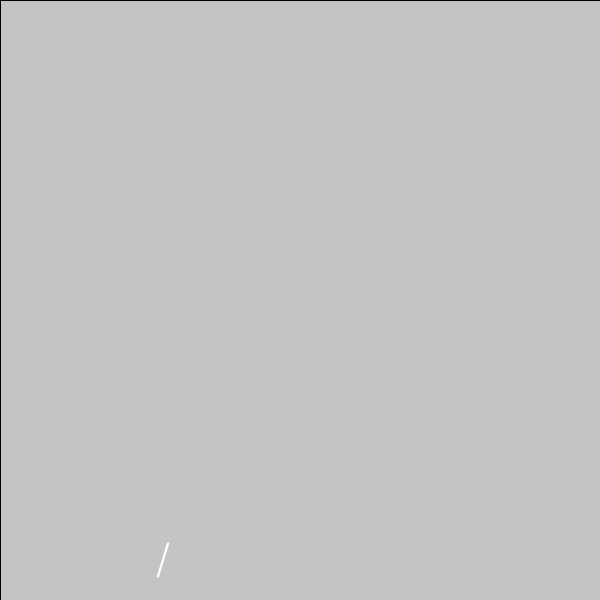
Frame 1 (no input)
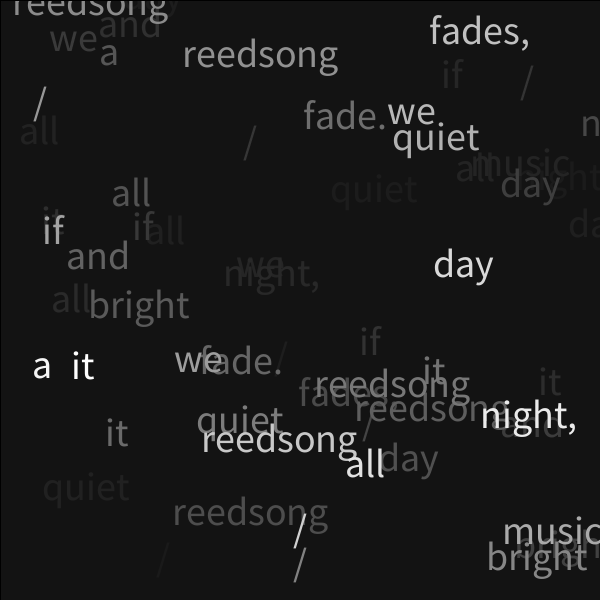
Frame 60 (the mouse pressed at the canvas centre just before this capture)
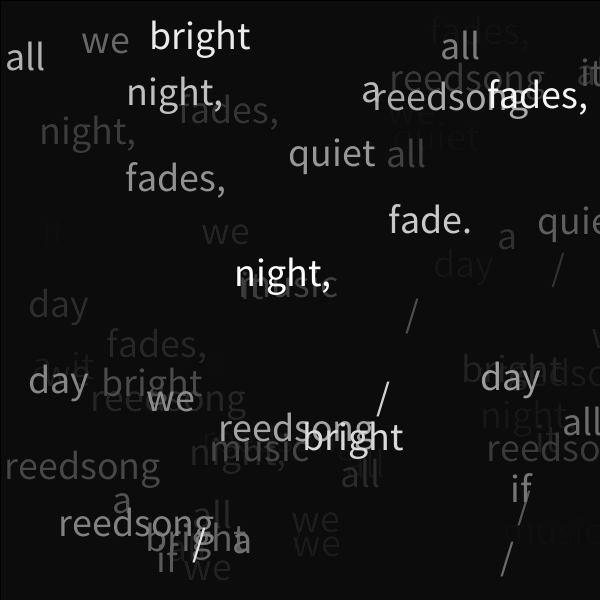
Frame 120 (the mouse held since frame 60 and released just before this capture)

The Processing sketch that drew these frames (run headless with seeded random() and noise(); from frame 60 on, the mouse is pressed at the canvas centre):

// Processing sketch: NovelChop
// ── NovelChop.pde

//Define an empty array of Strings (text)
String[] chop;

void setup() {
  
  size(600,600);
  
  // Define a string of text
  String novel = "all day and night, music / a quiet bright reedsong / if it fades, we fade.";
  
  // Turn the string into an Array, splitting at each space
  chop = novel.split(" ");
  
}

void draw() {
  
  fill(0,10);
  rect(0,0,width,height);
  
  fill(255);
  textSize(40);
  
  // Get random integer between 0 and array length
  int index = int(random(chop.length));
  
  // Use the integer to find a random word
  String randWord = chop[index];
  
  // Draw the word
  text(randWord,random(width),random(height));
  
}
